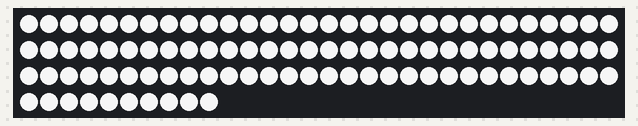
Bench run of a sketch on a simulated Arduino Uno, built with avr-gcc and run on an emulated ATmega328P. Parts: 100 RGB LEDs in strip order, left to right, continuing on the next row. Random numbers use the default seed unless the sketch sets one.

Above: at 0.4 s.
At 23.8 s:
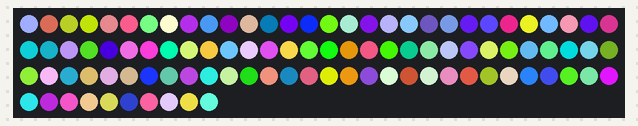
At 38.2 s:
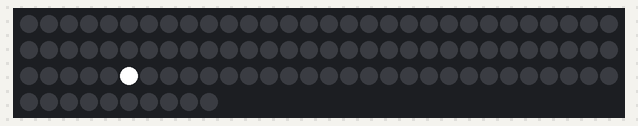

The sketch:

StrangerThings.ino
```cpp
// By Dan Morrone
// Based on the work previously done by: https://gist.github.com/steveosoule/f9d98b58ae666bce6a6752cefa2d11aa
// Wiring: http://www.instructables.com/id/Arduino-Based-Stranger-Things-Lights/
// The wire diagram shows four wires in the band. My model of WS8211 has 3 bands, and I found the one in the middle was the signal wire.)

// use fast led library and define the color order as RGB
#include <FastLED.h>
#define COLOR_ORDER RGB

// more config...
#define DATA_PIN 6 // edit if using a different pin out
#define NUM_LEDS 100 // the total leds in your setup, summing all connected strands.
CRGB leds[NUM_LEDS];

// overall speed control
#define SPEED_RATE 9 // 1=FAST/TEST, 5=NORMAL, 10=SLOW.

// reusable time definitions
#define DURATION_XXXSMALL SPEED_RATE * 2
#define DURATION_XXSMALL SPEED_RATE * 5
#define DURATION_XSMALL SPEED_RATE * 7
#define DURATION_SMALL SPEED_RATE * 50
#define DURATION_MEDIUM SPEED_RATE * 100
#define DURATION_MEDIUM1 SPEED_RATE * 155
#define DURATION_XMEDIUM2 SPEED_RATE * 300
#define DURATION_LARGE1 SPEED_RATE * 800
#define DURATION_LARGE2 SPEED_RATE * 1000

// definitions for light message function
#define DURATION_CHAR DURATION_MEDIUM
#define DURATION_SPACE DURATION_MEDIUM * 3
#define DURATION_MESSAGE DURATION_LARGE2

// for random delay function
#define RANDOM_VARIANCE 0 // decimal in range 0-1

// for red glow function
#define GLOW_STEP_RGB DURATION_XXSMALL
#define GLOW_STEP_DELAY DURATION_XXSMALL
#define GLOW_STEP_DELAY2 DURATION_XSMALL

// for flicker
int fadeAmount = 5;
int brightness = 0;

// to randomize the leds during enter/exit
int randNumber=0;

// stopping piont of the fade step 1
int fadeStepDown = 25;


// not in use but saved from original sketch for posterity.
// #define ALPHABET_CHAR_COUNT 26
// #define BYTE_ALPHA_OFFSET 97; // byte("a") = 97

/**
 * ONE TIME SETUP
 **/

void setup() {
  // roll up a fresh FastLED instance
  FastLED.addLeds < WS2811, DATA_PIN, COLOR_ORDER > (leds, NUM_LEDS);
  // wipe slate
  FastLED.clear();
}

/**
 * THE LOOP
 */

void loop() {
  // play the stranger things light show repeatedly.
  play_stranger_things_lightshow();
}

/**
 * CUSTOM: STRANGER THINGS LIGHTSHOW TIMELINE
 */

void play_stranger_things_lightshow()
{
  // start of show, peaceful white lights. hold a few beats.
  // symbolizes the moment Will first speaks to his mother through the white christmas lights.
  openiniglights();
  delay(DURATION_MEDIUM1);

  // sudden flickering disturbs the peace. hold a few beats again.
  short_flicker();
  flicker2();
  flicker2();
  delay(DURATION_MEDIUM);

  // will byers affects the lights
  enter_will();
  fill_gaps();
  delay(DURATION_LARGE1);
  blackout();

  // will spells out a message. edit this to whatever...
  light_message("right here");
  delay(DURATION_MEDIUM);

  // sudden flickering disturbs the peace again, followed by blackout
  distressed_will();
  distressed_will();
  blackout();
  delay(DURATION_XMEDIUM2);

  // will spells out a warning. also edit this to whatever...
  light_message("run");

  // glow red for urgency / stranger things branding
  glow_red();
  blackout();

  // hold the blackout for a long beat.
  delay(DURATION_LARGE2);

}


/**
 * CUSTOM: HELPER FUNCTIONS
 */

void light_message(String message) {

  message.toLowerCase();

  for(int i = 0; i < message.length(); i++) {
    char letter = message[i];

    if( isSpace(letter) ) {
      FastLED.clear();
      FastLED.show();
      delay(DURATION_MEDIUM);
      continue;
    }

    if( !isAlpha(letter) ) continue;

    if(message == "run"){
      random_delay(DURATION_MEDIUM1);
    }else{
      random_delay(DURATION_CHAR);
    }
    FastLED.clear();

    // retrieve led that is mapped to this letter
    int letter_led_index = get_letter_led_index(letter);

    // prepare to highlight the letter by setting color.
    // random looks nice but white is brightest and helps with visibility.

    leds[letter_led_index] = CRGB::White; // highlight letter with white
    //set_led_random_color(letter_led_index); // highlight letter with random color


    FastLED.show();

    // custom timing for run .. a little more delayed and dramatic.
    if(message == "run"){
      random_delay(DURATION_MEDIUM);
    }else{
      random_delay(DURATION_CHAR);
    }
  }
  FastLED.clear();
  FastLED.show();

  if(message=="run"){
    delay(DURATION_SMALL);
  }else{
    delay(DURATION_MEDIUM);
  }

}

int get_letter_led_index(char letter) {

  /*
  float letter_index = byte(letter) - BYTE_ALPHA_OFFSET;
  float led_index = floor((letter_index / ALPHABET_CHAR_COUNT) * 100);
  return led_index;
  */

  int led_index = 0;

  // MAP LIGHTS TO LETTERS. DEPENDENT UPON EACH INDIVIDUAL PHYSICAL SETUP.
  if 	    (letter == 'a') { led_index = 54; }
  else if (letter == 'b') { led_index = 56; }
  else if (letter == 'c') { led_index = 58; }
  else if (letter == 'd') { led_index = 59; }
  else if (letter == 'e') { led_index = 61; }
  else if (letter == 'f') { led_index = 62; }
  else if (letter == 'g') { led_index = 64; }
  else if (letter == 'h') { led_index = 65; }
  else if (letter == 'i') { led_index = 82; }
  else if (letter == 'j') { led_index = 80; }
  else if (letter == 'k') { led_index = 79; }
  else if (letter == 'l') { led_index = 76; }
  else if (letter == 'm') { led_index = 74; }
  else if (letter == 'n') { led_index = 75; }
  else if (letter == 'o') { led_index = 72; }
  else if (letter == 'p') { led_index = 71; }
  else if (letter == 'q') { led_index = 70; }
  else if (letter == 'r') { led_index = 88; }
  else if (letter == 's') { led_index = 89; }
  else if (letter == 't') { led_index = 91; }
  else if (letter == 'u') { led_index = 92; }
  else if (letter == 'v') { led_index = 94; }
  else if (letter == 'w') { led_index = 96; }
  else if (letter == 'x') { led_index = 97; }
  else if (letter == 'y') { led_index = 98; }
  else if (letter == 'z') { led_index = 99; }

  return led_index;
}

void random_delay(int duration) {
  float random_low = (1-RANDOM_VARIANCE) * duration;
  float random_high = (1+RANDOM_VARIANCE) * duration;
  delay( random(random_low, random_high) );
}

/**
 * CUSTOM: SECONDARY ANIMATIONS
 */

void enter_will() {
  // for (int i = 0; i < NUM_LEDS; i++) { //change direction
  for (int i = 200; i >= 0; i--)
  {
    randNumber = random(100);

    delay(DURATION_XXSMALL);
    //set_led_random_color(i);
    set_led_random_color(randNumber);

    FastLED.show();

  }
}

void fill_gaps(){
  // for (int i = 0; i < NUM_LEDS; i++) { //change direction
  for (int i = NUM_LEDS-1; i >= 0; i--)
  {
    // see if this bulb is lit already
    if( !leds[i] )
    {
      // FastLED.clear();
      delay(DURATION_XXXSMALL);
      set_led_random_color(i);
      FastLED.show();
    }
  }
}


void distressed_will() {

  for (int i = 0; i < 70; i++) {
  //for (int i = NUM_LEDS-1; i >= 0; i--) {
    // FastLED.clear();

    randNumber = random(100);

    delay(DURATION_XXSMALL);

    //set_led_random_color(i);
    set_led_random_color(randNumber);

    FastLED.show();

    for(int i = 0; i < NUM_LEDS; i++ )
   {
   //leds[i].setRGB(0,255,250);  // Set Color HERE!!!
   leds[i].fadeLightBy(brightness);
  }
  FastLED.show();
  brightness = brightness + fadeAmount;
  // reverse the direction of the fading at the ends of the fade:
  if(brightness == 0 || brightness == 255)
  {
    fadeAmount = -fadeAmount ;
  }
  delay(18);  // This delay sets speed of the fade. I usually do from 5-75 but you can always go higher.

  }
}

void glow_red(){
  glow_red_up();
  fade_step1();
  fade_step2();
}

void glow_red_up() {
  FastLED.clear();

  for( int i = 0; i < 255; i = i + GLOW_STEP_RGB ) {

      int r = i;
      int b = 0;
      int g = 0;

      for(int led_index = 0; led_index < NUM_LEDS; led_index++){
          leds[led_index] = CRGB(r,g,b);
      }

      FastLED.show();
      delay(GLOW_STEP_DELAY);
    }
    random_delay(DURATION_MESSAGE);
}

void fade_step1() {
  for (int i = 255; i > fadeStepDown; i = i - GLOW_STEP_RGB){

      int r = i;
      int b = 0;
      int g = 0;

      for(int led_index = 0; led_index < NUM_LEDS; led_index++){
          leds[led_index] = CRGB(r,g,b);
      }

      FastLED.show();
      delay(GLOW_STEP_DELAY);
    }
        random_delay(DURATION_MESSAGE);

}

void fade_step2(){
  FastLED.clear();

  for (int i = fadeStepDown; i > 0; i = i - GLOW_STEP_RGB){

      int r = i;
      int b = 0;
      int g = 0;

      for(int led_index = 0; led_index < NUM_LEDS; led_index++){
          leds[led_index] = CRGB(r,g,b);
      }

      FastLED.show();
      delay(GLOW_STEP_DELAY);
    }
}


void blackout(){
      int r = 0;
      int b = 0;
      int g = 0;

      for(int x = 0; x < NUM_LEDS; x++){
          leds[x] = CRGB(r,g,b);
      }

      FastLED.show();
      delay(DURATION_MEDIUM);

}


void openiniglights(){
  FastLED.clear();

  for( int i = 0; i < 255; i = i + GLOW_STEP_RGB ) {

      int r = i;
      int b = i;
      int g = i;

      for(int led_index = 0; led_index < NUM_LEDS; led_index++){
          leds[led_index] = CRGB(r,g,b);
      }

      FastLED.show();
      delay(GLOW_STEP_DELAY2);
    }
  delay(9500);
}


void short_flicker(){

  for (int ii=0; ii <2; ii++)
  {

  for (int i = 0; i < NUM_LEDS; i++) {
    leds[i] = CRGB::White;  //set color
  }

    FastLED.show();       //start the leds
    delay(10);          //Wait 1 sec =1000


  for (int i = 0; i < NUM_LEDS; i++) {
    leds[i] = CRGB::Black;  //set the all leds to Black (off)
  }
  FastLED.show();       //start the leds
  delay(100);           //Wait 1/2 second = 500
  }
}

void flicker(){

  for (int ii=0; ii <3; ii++)
  {

  for (int i = 0; i < NUM_LEDS; i++) {
    leds[i] = CRGB::White;  //set color
  }

    FastLED.show();       //start the leds
    delay(10);          //Wait 1 sec =1000


  for (int i = 0; i < NUM_LEDS; i++) {
    leds[i] = CRGB::Black;  //set the all leds to Black (off)
  }
  FastLED.show();       //start the leds
  delay(100);           //Wait 1/2 second = 500
  }
}

void flicker2(){

  for (int i = 0; i < NUM_LEDS; i++) {
    leds[i] = CRGB::White;  //set color
  }


    FastLED.show();       //start the leds
    delay(33);          //Wait 1 sec =1000

  for (int i = 0; i < NUM_LEDS; i++) {
    leds[i] = CRGB::Black;  //set the all leds to Black (off)
  }
  FastLED.show();       //start the leds

    delay(444);           //Wait 1/2 second = 500

}


/**
 * CUSTOM: HELPER FOR RETURNING A RANDOM COLOR
 */

void set_led_random_color(int led_index) {
  leds[led_index] = CRGB(random(0,255),random(0,255),random(0,255));
}
```

Measured:
- what the display in image 1 shows lasts 7.2 s, from 23.8 s to 31.0 s
